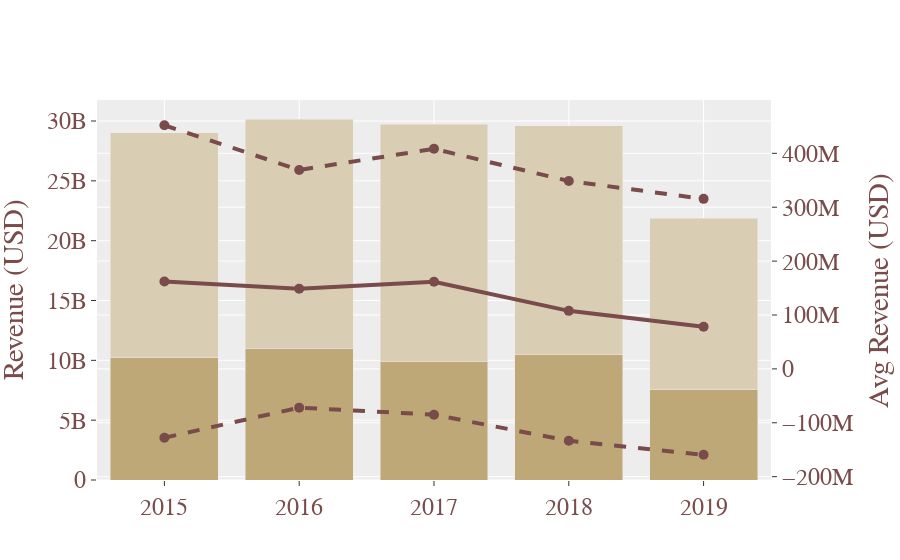

Source (notebook cell):
### Code cell
revenue_bar_with_lines = make_subplots(specs=[[{"secondary_y": True}]])

revenue_bar_with_lines.add_trace(go.Scatter(x=x, y=mean_values_worldwide, name='Mean', line = dict(color='#7a4b4b', width=4), marker = dict(color='#7a4b4b', size=10)), secondary_y=True)
revenue_bar_with_lines.add_trace(go.Scatter(x=x, y=std_x_1_upper_values_worldwide, name='1xSTD up', line = dict(color='#7a4b4b', width=4, dash='dash'), marker = dict(color='#7a4b4b', size=10)), secondary_y=True)
revenue_bar_with_lines.add_trace(go.Scatter(x=x, y=std_x_1_lower_values_worldwide, name='1xSTD down', line = dict(color='#7a4b4b', width=4, dash='dash'), marker = dict(color='#7a4b4b', size=10)), secondary_y=True)
# revenue_bar_with_lines.add_trace(go.Scatter(x=x, y=std_x_2_lower_values_worldwide, mode='lines', name='2xSTD up'), secondary_y=True)
# revenue_bar_with_lines.add_trace(go.Scatter(x=x, y=std_x_2_lower_values_worldwide, mode='lines', name='2xSTD down'), secondary_y=True)

# add_trace(go.Scatter(x=top_actors, y=top_avg), secondary_y=True)

revenue_bar_with_lines.add_trace(go.Bar(name='Domestic', x=x_sum, y=y_sum_Domestic, marker_color='#bfa878'))
revenue_bar_with_lines.add_trace(go.Bar(name='Foreign', x=x_sum, y=y_sum_Foreign, marker_color='#d9cdb4'))

revenue_bar_with_lines.update_layout(
    yaxis_title="Revenue (USD)",
    template="ggplot2",
    font=dict(
        family="Calibri",
        size=24,
        color='#7a4b4b'
    ))
revenue_bar_with_lines.update_yaxes(title_text="Avg Revenue (USD)", secondary_y=True)

revenue_bar_with_lines.update_layout(barmode='stack', showlegend = False)


revenue_bar_with_lines.show()

### Figure 1 — Plotly figure (JSON) as saved in the notebook; plotly's stock layout.template omitted (floating-point values rounded to 4 significant figures)
{"data": [{"line": {"color": "#7a4b4b", "width": 4}, "marker": {"color": "#7a4b4b", "size": 10}, "name": "Mean", "type": "scatter", "x": [2015, 2016, 2017, 2018, 2019], "xaxis": "x", "y": [162200000.0, 148600000.0, 161700000.0, 107700000.0, 78110000.0], "yaxis": "y2"}, {"line": {"color": "#7a4b4b", "dash": "dash", "width": 4}, "marker": {"color": "#7a4b4b", "size": 10}, "name": "1xSTD up", "type": "scatter", "x": [2015, 2016, 2017, 2018, 2019], "xaxis": "x", "y": [452100000.0, 369100000.0, 408400000.0, 348600000.0, 315500000.0], "yaxis": "y2"}, {"line": {"color": "#7a4b4b", "dash": "dash", "width": 4}, "marker": {"color": "#7a4b4b", "size": 10}, "name": "1xSTD down", "type": "scatter", "x": [2015, 2016, 2017, 2018, 2019], "xaxis": "x", "y": [-127800000.0, -71880000.0, -85060000.0, -133300000.0, -159300000.0], "yaxis": "y2"}, {"marker": {"color": "#bfa878"}, "name": "Domestic", "type": "bar", "x": [2015, 2016, 2017, 2018, 2019], "y": [10217301512, 10947949977, 9939651335, 10527466527, 7566655767]}, {"marker": {"color": "#d9cdb4"}, "name": "Foreign", "type": "bar", "x": [2015, 2016, 2017, 2018, 2019], "y": [18810637568, 19220342222, 19805377989, 19085853810, 14302827702]}], "layout": {"barmode": "stack", "font": {"color": "#7a4b4b", "family": "Calibri", "size": 24}, "showlegend": false, "xaxis": {"anchor": "y", "domain": [0, 0.94]}, "yaxis": {"anchor": "x", "domain": [0, 1], "title": {"text": "Revenue (USD)"}}, "yaxis2": {"anchor": "x", "overlaying": "y", "side": "right", "title": {"text": "Avg Revenue (USD)"}}}}
